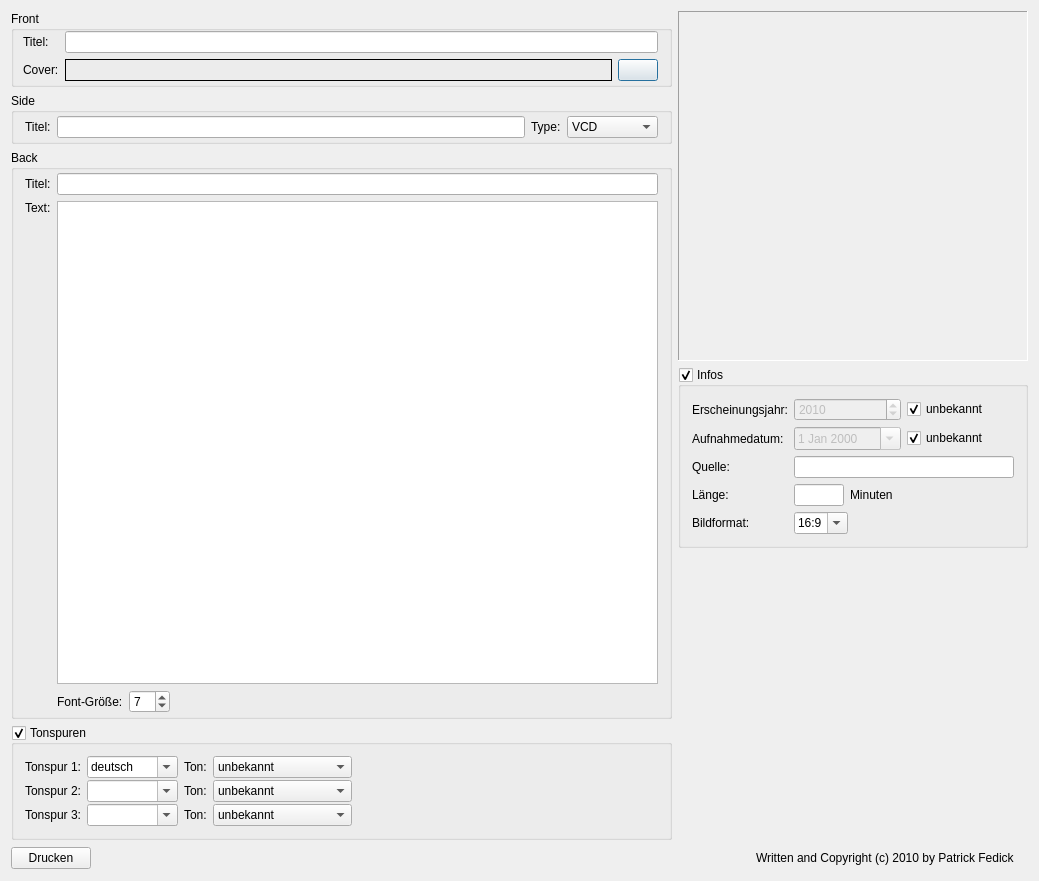
<?xml version="1.0" encoding="UTF-8"?>
<ui version="4.0">
 <class>CoverPrinterClass</class>
 <widget class="QDialog" name="CoverPrinterClass">
  <property name="geometry">
   <rect>
    <x>0</x>
    <y>0</y>
    <width>1039</width>
    <height>881</height>
   </rect>
  </property>
  <property name="acceptDrops">
   <bool>true</bool>
  </property>
  <property name="windowTitle">
   <string>WinMusik - CoverPrinter</string>
  </property>
  <property name="windowIcon">
   <iconset resource="../resources.qrc">
    <normaloff>:/cover/resources/coverdruck/coverprinter.png</normaloff>:/cover/resources/coverdruck/coverprinter.png</iconset>
  </property>
  <layout class="QVBoxLayout" name="verticalLayout">
   <item>
    <layout class="QHBoxLayout" name="horizontalLayout_2">
     <item>
      <layout class="QVBoxLayout">
       <item>
        <widget class="QGroupBox" name="groupBox">
         <property name="title">
          <string>Front</string>
         </property>
         <layout class="QGridLayout">
          <property name="leftMargin">
           <number>9</number>
          </property>
          <property name="topMargin">
           <number>0</number>
          </property>
          <property name="bottomMargin">
           <number>3</number>
          </property>
          <item row="0" column="0">
           <widget class="QLabel" name="label">
            <property name="text">
             <string>Titel:</string>
            </property>
           </widget>
          </item>
          <item row="0" column="1">
           <widget class="QLineEdit" name="front_title">
            <property name="acceptDrops">
             <bool>false</bool>
            </property>
            <property name="text">
             <string/>
            </property>
           </widget>
          </item>
          <item row="1" column="0">
           <widget class="QLabel" name="label_2">
            <property name="text">
             <string>Cover:</string>
            </property>
           </widget>
          </item>
          <item row="1" column="1">
           <layout class="QHBoxLayout">
            <item>
             <widget class="QLabel" name="cover_file">
              <property name="sizePolicy">
               <sizepolicy hsizetype="Expanding" vsizetype="Preferred">
                <horstretch>0</horstretch>
                <verstretch>0</verstretch>
               </sizepolicy>
              </property>
              <property name="frameShape">
               <enum>QFrame::Box</enum>
              </property>
              <property name="frameShadow">
               <enum>QFrame::Plain</enum>
              </property>
              <property name="text">
               <string/>
              </property>
             </widget>
            </item>
            <item>
             <widget class="QPushButton" name="loadcover">
              <property name="text">
               <string/>
              </property>
              <property name="icon">
               <iconset resource="../resources.qrc">
                <normaloff>:/icons/resources/folder-open-16.png</normaloff>:/icons/resources/folder-open-16.png</iconset>
              </property>
              <property name="iconSize">
               <size>
                <width>16</width>
                <height>16</height>
               </size>
              </property>
             </widget>
            </item>
           </layout>
          </item>
         </layout>
        </widget>
       </item>
       <item>
        <widget class="QGroupBox" name="groupBox_2">
         <property name="title">
          <string>Side</string>
         </property>
         <layout class="QHBoxLayout">
          <property name="topMargin">
           <number>3</number>
          </property>
          <property name="bottomMargin">
           <number>3</number>
          </property>
          <item>
           <widget class="QLabel" name="label_5">
            <property name="text">
             <string>Titel:</string>
            </property>
           </widget>
          </item>
          <item>
           <widget class="QLineEdit" name="side_title">
            <property name="acceptDrops">
             <bool>false</bool>
            </property>
            <property name="text">
             <string/>
            </property>
           </widget>
          </item>
          <item>
           <widget class="QLabel" name="label_6">
            <property name="text">
             <string>Type:</string>
            </property>
           </widget>
          </item>
          <item>
           <widget class="QComboBox" name="type">
            <property name="currentIndex">
             <number>0</number>
            </property>
            <property name="iconSize">
             <size>
              <width>60</width>
              <height>20</height>
             </size>
            </property>
            <item>
             <property name="text">
              <string>VCD</string>
             </property>
             <property name="icon">
              <iconset resource="../resources.qrc">
               <normaloff>:/cover/resources/coverdruck/type-vcd.png</normaloff>:/cover/resources/coverdruck/type-vcd.png</iconset>
             </property>
            </item>
            <item>
             <property name="text">
              <string>DVD Video</string>
             </property>
             <property name="icon">
              <iconset resource="../resources.qrc">
               <normaloff>:/cover/resources/coverdruck/type-dvd.png</normaloff>:/cover/resources/coverdruck/type-dvd.png</iconset>
             </property>
            </item>
            <item>
             <property name="text">
              <string>DVD 5.1</string>
             </property>
             <property name="icon">
              <iconset resource="../resources.qrc">
               <normaloff>:/cover/resources/coverdruck/type-dvd-5.1.png</normaloff>:/cover/resources/coverdruck/type-dvd-5.1.png</iconset>
             </property>
            </item>
            <item>
             <property name="text">
              <string>BluRay</string>
             </property>
             <property name="icon">
              <iconset resource="../resources.qrc">
               <normaloff>:/cover/resources/coverdruck/type-blueray.png</normaloff>:/cover/resources/coverdruck/type-blueray.png</iconset>
             </property>
            </item>
            <item>
             <property name="text">
              <string>DivX</string>
             </property>
             <property name="icon">
              <iconset resource="../resources.qrc">
               <normaloff>:/cover/resources/coverdruck/type-divx.png</normaloff>:/cover/resources/coverdruck/type-divx.png</iconset>
             </property>
            </item>
            <item>
             <property name="text">
              <string>XVid</string>
             </property>
             <property name="icon">
              <iconset resource="../resources.qrc">
               <normaloff>:/cover/resources/coverdruck/type-xvid.png</normaloff>:/cover/resources/coverdruck/type-xvid.png</iconset>
             </property>
            </item>
            <item>
             <property name="text">
              <string>DVD</string>
             </property>
             <property name="icon">
              <iconset resource="../resources.qrc">
               <normaloff>:/cover/resources/coverdruck/type-dvd2.png</normaloff>:/cover/resources/coverdruck/type-dvd2.png</iconset>
             </property>
            </item>
            <item>
             <property name="text">
              <string>CD</string>
             </property>
             <property name="icon">
              <iconset resource="../resources.qrc">
               <normaloff>:/cover/resources/coverdruck/type-cd.png</normaloff>:/cover/resources/coverdruck/type-cd.png</iconset>
             </property>
            </item>
           </widget>
          </item>
         </layout>
        </widget>
       </item>
       <item>
        <widget class="QGroupBox" name="groupBox_3">
         <property name="title">
          <string>Back</string>
         </property>
         <layout class="QGridLayout">
          <property name="topMargin">
           <number>3</number>
          </property>
          <property name="bottomMargin">
           <number>3</number>
          </property>
          <item row="0" column="0">
           <widget class="QLabel" name="label_3">
            <property name="text">
             <string>Titel:</string>
            </property>
           </widget>
          </item>
          <item row="0" column="1">
           <widget class="QLineEdit" name="back_title">
            <property name="acceptDrops">
             <bool>false</bool>
            </property>
            <property name="text">
             <string/>
            </property>
           </widget>
          </item>
          <item row="1" column="0">
           <widget class="QLabel" name="label_4">
            <property name="text">
             <string>Text:</string>
            </property>
            <property name="alignment">
             <set>Qt::AlignLeading|Qt::AlignLeft|Qt::AlignTop</set>
            </property>
           </widget>
          </item>
          <item row="1" column="1">
           <widget class="QTextEdit" name="back_text">
            <property name="acceptDrops">
             <bool>false</bool>
            </property>
            <property name="html">
             <string>&lt;!DOCTYPE HTML PUBLIC &quot;-//W3C//DTD HTML 4.0//EN&quot; &quot;http://www.w3.org/TR/REC-html40/strict.dtd&quot;&gt;
&lt;html&gt;&lt;head&gt;&lt;meta name=&quot;qrichtext&quot; content=&quot;1&quot; /&gt;&lt;style type=&quot;text/css&quot;&gt;
p, li { white-space: pre-wrap; }
&lt;/style&gt;&lt;/head&gt;&lt;body style=&quot; font-family:'MS Shell Dlg 2'; font-size:8.25pt; font-weight:400; font-style:normal;&quot;&gt;
&lt;p style=&quot;-qt-paragraph-type:empty; margin-top:0px; margin-bottom:0px; margin-left:0px; margin-right:0px; -qt-block-indent:0; text-indent:0px; font-family:'Bitstream Vera Sans'; font-size:9pt;&quot;&gt;&lt;/p&gt;&lt;/body&gt;&lt;/html&gt;</string>
            </property>
            <property name="acceptRichText">
             <bool>false</bool>
            </property>
           </widget>
          </item>
          <item row="3" column="1">
           <layout class="QHBoxLayout" name="horizontalLayout">
            <item>
             <widget class="QLabel" name="label_13">
              <property name="text">
               <string>Font-Größe:</string>
              </property>
             </widget>
            </item>
            <item>
             <widget class="QSpinBox" name="back_fontsize">
              <property name="minimum">
               <number>6</number>
              </property>
              <property name="maximum">
               <number>30</number>
              </property>
              <property name="value">
               <number>7</number>
              </property>
             </widget>
            </item>
            <item>
             <spacer name="horizontalSpacer">
              <property name="orientation">
               <enum>Qt::Horizontal</enum>
              </property>
              <property name="sizeHint" stdset="0">
               <size>
                <width>40</width>
                <height>20</height>
               </size>
              </property>
             </spacer>
            </item>
           </layout>
          </item>
         </layout>
        </widget>
       </item>
       <item>
        <widget class="QGroupBox" name="TonBox">
         <property name="minimumSize">
          <size>
           <width>0</width>
           <height>110</height>
          </size>
         </property>
         <property name="title">
          <string>Tonspuren</string>
         </property>
         <property name="checkable">
          <bool>true</bool>
         </property>
         <layout class="QGridLayout" name="gridLayout">
          <property name="verticalSpacing">
           <number>2</number>
          </property>
          <item row="0" column="0">
           <widget class="QLabel" name="label_7">
            <property name="text">
             <string>Tonspur 1:</string>
            </property>
           </widget>
          </item>
          <item row="0" column="1">
           <widget class="QComboBox" name="tonspur1">
            <property name="editable">
             <bool>true</bool>
            </property>
            <property name="currentIndex">
             <number>1</number>
            </property>
            <item>
             <property name="text">
              <string/>
             </property>
            </item>
            <item>
             <property name="text">
              <string>deutsch</string>
             </property>
            </item>
            <item>
             <property name="text">
              <string>englisch</string>
             </property>
            </item>
            <item>
             <property name="text">
              <string>französisch</string>
             </property>
            </item>
            <item>
             <property name="text">
              <string>italienisch</string>
             </property>
            </item>
           </widget>
          </item>
          <item row="0" column="2">
           <widget class="QLabel" name="label_10">
            <property name="text">
             <string>Ton:</string>
            </property>
           </widget>
          </item>
          <item row="0" column="3">
           <widget class="QComboBox" name="ton1">
            <property name="currentIndex">
             <number>0</number>
            </property>
            <property name="iconSize">
             <size>
              <width>60</width>
              <height>15</height>
             </size>
            </property>
            <item>
             <property name="text">
              <string>unbekannt</string>
             </property>
             <property name="icon">
              <iconset resource="../resources.qrc">
               <normaloff>:/channels/resources/sound-unknown.png</normaloff>:/channels/resources/sound-unknown.png</iconset>
             </property>
            </item>
            <item>
             <property name="text">
              <string>Mono</string>
             </property>
             <property name="icon">
              <iconset resource="../resources.qrc">
               <normaloff>:/channels/resources/sound-mono.png</normaloff>:/channels/resources/sound-mono.png</iconset>
             </property>
            </item>
            <item>
             <property name="text">
              <string>Stereo</string>
             </property>
             <property name="icon">
              <iconset resource="../resources.qrc">
               <normaloff>:/channels/resources/sound-stereo.png</normaloff>:/channels/resources/sound-stereo.png</iconset>
             </property>
            </item>
            <item>
             <property name="text">
              <string>Dolby Surround</string>
             </property>
             <property name="icon">
              <iconset resource="../resources.qrc">
               <normaloff>:/channels/resources/sound-dolby-surround.png</normaloff>:/channels/resources/sound-dolby-surround.png</iconset>
             </property>
            </item>
            <item>
             <property name="text">
              <string>Dolby Digital Mono</string>
             </property>
             <property name="icon">
              <iconset resource="../resources.qrc">
               <normaloff>:/channels/resources/sound-dolbydigital-1.0.png</normaloff>:/channels/resources/sound-dolbydigital-1.0.png</iconset>
             </property>
            </item>
            <item>
             <property name="text">
              <string>Dolby Digital 2.0</string>
             </property>
             <property name="icon">
              <iconset resource="../resources.qrc">
               <normaloff>:/channels/resources/sound-dolbydigital-2.0.png</normaloff>:/channels/resources/sound-dolbydigital-2.0.png</iconset>
             </property>
            </item>
            <item>
             <property name="text">
              <string>Dolby Digital 5.1</string>
             </property>
             <property name="icon">
              <iconset resource="../resources.qrc">
               <normaloff>:/channels/resources/sound-dolbydigital-5.1.png</normaloff>:/channels/resources/sound-dolbydigital-5.1.png</iconset>
             </property>
            </item>
            <item>
             <property name="text">
              <string>Dolby Digital 5.1 EX</string>
             </property>
             <property name="icon">
              <iconset resource="../resources.qrc">
               <normaloff>:/channels/resources/sound-dolbydigital-5.1ex.png</normaloff>:/channels/resources/sound-dolbydigital-5.1ex.png</iconset>
             </property>
            </item>
            <item>
             <property name="text">
              <string>DTS 5.1</string>
             </property>
             <property name="icon">
              <iconset resource="../resources.qrc">
               <normaloff>:/channels/resources/sound-dts-5.1.png</normaloff>:/channels/resources/sound-dts-5.1.png</iconset>
             </property>
            </item>
           </widget>
          </item>
          <item row="0" column="4">
           <spacer name="horizontalSpacer_2">
            <property name="orientation">
             <enum>Qt::Horizontal</enum>
            </property>
            <property name="sizeHint" stdset="0">
             <size>
              <width>40</width>
              <height>20</height>
             </size>
            </property>
           </spacer>
          </item>
          <item row="1" column="0">
           <widget class="QLabel" name="label_8">
            <property name="text">
             <string>Tonspur 2:</string>
            </property>
           </widget>
          </item>
          <item row="1" column="1">
           <widget class="QComboBox" name="tonspur2">
            <property name="editable">
             <bool>true</bool>
            </property>
            <property name="currentIndex">
             <number>0</number>
            </property>
            <item>
             <property name="text">
              <string/>
             </property>
            </item>
            <item>
             <property name="text">
              <string>deutsch</string>
             </property>
            </item>
            <item>
             <property name="text">
              <string>englisch</string>
             </property>
            </item>
            <item>
             <property name="text">
              <string>französisch</string>
             </property>
            </item>
            <item>
             <property name="text">
              <string>italienisch</string>
             </property>
            </item>
           </widget>
          </item>
          <item row="1" column="2">
           <widget class="QLabel" name="label_11">
            <property name="text">
             <string>Ton:</string>
            </property>
           </widget>
          </item>
          <item row="1" column="3">
           <widget class="QComboBox" name="ton2">
            <property name="currentIndex">
             <number>0</number>
            </property>
            <property name="iconSize">
             <size>
              <width>60</width>
              <height>15</height>
             </size>
            </property>
            <item>
             <property name="text">
              <string>unbekannt</string>
             </property>
             <property name="icon">
              <iconset resource="../resources.qrc">
               <normaloff>:/channels/resources/sound-unknown.png</normaloff>:/channels/resources/sound-unknown.png</iconset>
             </property>
            </item>
            <item>
             <property name="text">
              <string>Mono</string>
             </property>
             <property name="icon">
              <iconset resource="../resources.qrc">
               <normaloff>:/channels/resources/sound-mono.png</normaloff>:/channels/resources/sound-mono.png</iconset>
             </property>
            </item>
            <item>
             <property name="text">
              <string>Stereo</string>
             </property>
             <property name="icon">
              <iconset resource="../resources.qrc">
               <normaloff>:/channels/resources/sound-stereo.png</normaloff>:/channels/resources/sound-stereo.png</iconset>
             </property>
            </item>
            <item>
             <property name="text">
              <string>Dolby Surround</string>
             </property>
             <property name="icon">
              <iconset resource="../resources.qrc">
               <normaloff>:/channels/resources/sound-dolby-surround.png</normaloff>:/channels/resources/sound-dolby-surround.png</iconset>
             </property>
            </item>
            <item>
             <property name="text">
              <string>Dolby Digital Mono</string>
             </property>
             <property name="icon">
              <iconset resource="../resources.qrc">
               <normaloff>:/channels/resources/sound-dolbydigital-1.0.png</normaloff>:/channels/resources/sound-dolbydigital-1.0.png</iconset>
             </property>
            </item>
            <item>
             <property name="text">
              <string>Dolby Digital 2.0</string>
             </property>
             <property name="icon">
              <iconset resource="../resources.qrc">
               <normaloff>:/channels/resources/sound-dolbydigital-2.0.png</normaloff>:/channels/resources/sound-dolbydigital-2.0.png</iconset>
             </property>
            </item>
            <item>
             <property name="text">
              <string>Dolby Digital 5.1</string>
             </property>
             <property name="icon">
              <iconset resource="../resources.qrc">
               <normaloff>:/channels/resources/sound-dolbydigital-5.1.png</normaloff>:/channels/resources/sound-dolbydigital-5.1.png</iconset>
             </property>
            </item>
            <item>
             <property name="text">
              <string>Dolby Digital 5.1 EX</string>
             </property>
             <property name="icon">
              <iconset resource="../resources.qrc">
               <normaloff>:/channels/resources/sound-dolbydigital-5.1ex.png</normaloff>:/channels/resources/sound-dolbydigital-5.1ex.png</iconset>
             </property>
            </item>
            <item>
             <property name="text">
              <string>DTS 5.1</string>
             </property>
             <property name="icon">
              <iconset resource="../resources.qrc">
               <normaloff>:/channels/resources/sound-dts-5.1.png</normaloff>:/channels/resources/sound-dts-5.1.png</iconset>
             </property>
            </item>
           </widget>
          </item>
          <item row="2" column="0">
           <widget class="QLabel" name="label_9">
            <property name="text">
             <string>Tonspur 3:</string>
            </property>
           </widget>
          </item>
          <item row="2" column="1">
           <widget class="QComboBox" name="tonspur3">
            <property name="editable">
             <bool>true</bool>
            </property>
            <property name="currentIndex">
             <number>0</number>
            </property>
            <item>
             <property name="text">
              <string/>
             </property>
            </item>
            <item>
             <property name="text">
              <string>deutsch</string>
             </property>
            </item>
            <item>
             <property name="text">
              <string>englisch</string>
             </property>
            </item>
            <item>
             <property name="text">
              <string>französisch</string>
             </property>
            </item>
            <item>
             <property name="text">
              <string>italienisch</string>
             </property>
            </item>
           </widget>
          </item>
          <item row="2" column="2">
           <widget class="QLabel" name="label_12">
            <property name="text">
             <string>Ton:</string>
            </property>
           </widget>
          </item>
          <item row="2" column="3">
           <widget class="QComboBox" name="ton3">
            <property name="currentIndex">
             <number>0</number>
            </property>
            <property name="iconSize">
             <size>
              <width>60</width>
              <height>15</height>
             </size>
            </property>
            <item>
             <property name="text">
              <string>unbekannt</string>
             </property>
             <property name="icon">
              <iconset resource="../resources.qrc">
               <normaloff>:/channels/resources/sound-unknown.png</normaloff>:/channels/resources/sound-unknown.png</iconset>
             </property>
            </item>
            <item>
             <property name="text">
              <string>Mono</string>
             </property>
             <property name="icon">
              <iconset resource="../resources.qrc">
               <normaloff>:/channels/resources/sound-mono.png</normaloff>:/channels/resources/sound-mono.png</iconset>
             </property>
            </item>
            <item>
             <property name="text">
              <string>Stereo</string>
             </property>
             <property name="icon">
              <iconset resource="../resources.qrc">
               <normaloff>:/channels/resources/sound-stereo.png</normaloff>:/channels/resources/sound-stereo.png</iconset>
             </property>
            </item>
            <item>
             <property name="text">
              <string>Dolby Surround</string>
             </property>
             <property name="icon">
              <iconset resource="../resources.qrc">
               <normaloff>:/channels/resources/sound-dolby-surround.png</normaloff>:/channels/resources/sound-dolby-surround.png</iconset>
             </property>
            </item>
            <item>
             <property name="text">
              <string>Dolby Digital Mono</string>
             </property>
             <property name="icon">
              <iconset resource="../resources.qrc">
               <normaloff>:/channels/resources/sound-dolbydigital-1.0.png</normaloff>:/channels/resources/sound-dolbydigital-1.0.png</iconset>
             </property>
            </item>
            <item>
             <property name="text">
              <string>Dolby Digital 2.0</string>
             </property>
             <property name="icon">
              <iconset resource="../resources.qrc">
               <normaloff>:/channels/resources/sound-dolbydigital-2.0.png</normaloff>:/channels/resources/sound-dolbydigital-2.0.png</iconset>
             </property>
            </item>
            <item>
             <property name="text">
              <string>Dolby Digital 5.1</string>
             </property>
             <property name="icon">
              <iconset resource="../resources.qrc">
               <normaloff>:/channels/resources/sound-dolbydigital-5.1.png</normaloff>:/channels/resources/sound-dolbydigital-5.1.png</iconset>
             </property>
            </item>
            <item>
             <property name="text">
              <string>Dolby Digital 5.1 EX</string>
             </property>
             <property name="icon">
              <iconset resource="../resources.qrc">
               <normaloff>:/channels/resources/sound-dolbydigital-5.1ex.png</normaloff>:/channels/resources/sound-dolbydigital-5.1ex.png</iconset>
             </property>
            </item>
            <item>
             <property name="text">
              <string>DTS 5.1</string>
             </property>
             <property name="icon">
              <iconset resource="../resources.qrc">
               <normaloff>:/channels/resources/sound-dts-5.1.png</normaloff>:/channels/resources/sound-dts-5.1.png</iconset>
             </property>
            </item>
           </widget>
          </item>
         </layout>
        </widget>
       </item>
      </layout>
     </item>
     <item>
      <layout class="QVBoxLayout">
       <item>
        <widget class="QLabel" name="cover">
         <property name="sizePolicy">
          <sizepolicy hsizetype="Fixed" vsizetype="Preferred">
           <horstretch>0</horstretch>
           <verstretch>0</verstretch>
          </sizepolicy>
         </property>
         <property name="minimumSize">
          <size>
           <width>350</width>
           <height>350</height>
          </size>
         </property>
         <property name="maximumSize">
          <size>
           <width>350</width>
           <height>350</height>
          </size>
         </property>
         <property name="acceptDrops">
          <bool>true</bool>
         </property>
         <property name="frameShape">
          <enum>QFrame::Panel</enum>
         </property>
         <property name="frameShadow">
          <enum>QFrame::Sunken</enum>
         </property>
         <property name="text">
          <string/>
         </property>
         <property name="scaledContents">
          <bool>true</bool>
         </property>
         <property name="alignment">
          <set>Qt::AlignLeading|Qt::AlignLeft|Qt::AlignTop</set>
         </property>
        </widget>
       </item>
       <item>
        <widget class="QGroupBox" name="InfoBox">
         <property name="sizePolicy">
          <sizepolicy hsizetype="Fixed" vsizetype="Preferred">
           <horstretch>0</horstretch>
           <verstretch>0</verstretch>
          </sizepolicy>
         </property>
         <property name="maximumSize">
          <size>
           <width>350</width>
           <height>16777215</height>
          </size>
         </property>
         <property name="title">
          <string>Infos</string>
         </property>
         <property name="flat">
          <bool>false</bool>
         </property>
         <property name="checkable">
          <bool>true</bool>
         </property>
         <layout class="QVBoxLayout">
          <item>
           <layout class="QGridLayout">
            <item row="0" column="0">
             <widget class="QLabel" name="label_19">
              <property name="text">
               <string>Erscheinungsjahr:</string>
              </property>
             </widget>
            </item>
            <item row="0" column="1">
             <layout class="QHBoxLayout">
              <item>
               <widget class="QDateEdit" name="erscheinungsjahr">
                <property name="enabled">
                 <bool>false</bool>
                </property>
                <property name="dateTime">
                 <datetime>
                  <hour>0</hour>
                  <minute>0</minute>
                  <second>0</second>
                  <year>2010</year>
                  <month>1</month>
                  <day>1</day>
                 </datetime>
                </property>
                <property name="displayFormat">
                 <string>yyyy</string>
                </property>
                <property name="calendarPopup">
                 <bool>false</bool>
                </property>
               </widget>
              </item>
              <item>
               <widget class="QCheckBox" name="unbekannt1">
                <property name="text">
                 <string>unbekannt</string>
                </property>
                <property name="checked">
                 <bool>true</bool>
                </property>
               </widget>
              </item>
             </layout>
            </item>
            <item row="1" column="0">
             <widget class="QLabel" name="label_20">
              <property name="text">
               <string>Aufnahmedatum:</string>
              </property>
             </widget>
            </item>
            <item row="1" column="1">
             <layout class="QHBoxLayout">
              <item>
               <widget class="QDateEdit" name="aufnahmedatum">
                <property name="enabled">
                 <bool>false</bool>
                </property>
                <property name="calendarPopup">
                 <bool>true</bool>
                </property>
               </widget>
              </item>
              <item>
               <widget class="QCheckBox" name="unbekannt2">
                <property name="text">
                 <string>unbekannt</string>
                </property>
                <property name="checked">
                 <bool>true</bool>
                </property>
               </widget>
              </item>
             </layout>
            </item>
            <item row="2" column="0">
             <widget class="QLabel" name="label_21">
              <property name="text">
               <string>Quelle:</string>
              </property>
             </widget>
            </item>
            <item row="2" column="1">
             <widget class="QLineEdit" name="quelle">
              <property name="text">
               <string/>
              </property>
             </widget>
            </item>
            <item row="3" column="0">
             <widget class="QLabel" name="label_22">
              <property name="text">
               <string>Länge:</string>
              </property>
             </widget>
            </item>
            <item row="3" column="1">
             <layout class="QHBoxLayout">
              <item>
               <widget class="QLineEdit" name="laenge">
                <property name="maximumSize">
                 <size>
                  <width>50</width>
                  <height>16777215</height>
                 </size>
                </property>
               </widget>
              </item>
              <item>
               <widget class="QLabel" name="label_23">
                <property name="text">
                 <string>Minuten</string>
                </property>
               </widget>
              </item>
              <item>
               <spacer>
                <property name="orientation">
                 <enum>Qt::Horizontal</enum>
                </property>
                <property name="sizeHint" stdset="0">
                 <size>
                  <width>40</width>
                  <height>20</height>
                 </size>
                </property>
               </spacer>
              </item>
             </layout>
            </item>
            <item row="4" column="0">
             <widget class="QLabel" name="label_24">
              <property name="text">
               <string>Bildformat:</string>
              </property>
             </widget>
            </item>
            <item row="4" column="1">
             <layout class="QHBoxLayout">
              <item>
               <widget class="QComboBox" name="bildformat">
                <property name="editable">
                 <bool>true</bool>
                </property>
                <property name="currentIndex">
                 <number>1</number>
                </property>
                <item>
                 <property name="text">
                  <string>4:3</string>
                 </property>
                </item>
                <item>
                 <property name="text">
                  <string>16:9</string>
                 </property>
                </item>
               </widget>
              </item>
              <item>
               <spacer>
                <property name="orientation">
                 <enum>Qt::Horizontal</enum>
                </property>
                <property name="sizeHint" stdset="0">
                 <size>
                  <width>40</width>
                  <height>20</height>
                 </size>
                </property>
               </spacer>
              </item>
             </layout>
            </item>
           </layout>
          </item>
         </layout>
        </widget>
       </item>
       <item>
        <spacer>
         <property name="orientation">
          <enum>Qt::Vertical</enum>
         </property>
         <property name="sizeHint" stdset="0">
          <size>
           <width>20</width>
           <height>20</height>
          </size>
         </property>
        </spacer>
       </item>
      </layout>
     </item>
    </layout>
   </item>
   <item>
    <layout class="QHBoxLayout" name="horizontalLayout_3">
     <item>
      <widget class="QPushButton" name="printOptions">
       <property name="text">
        <string>Drucken</string>
       </property>
       <property name="icon">
        <iconset resource="../resources.qrc">
         <normaloff>:/icons/resources/printer16.png</normaloff>:/icons/resources/printer16.png</iconset>
       </property>
      </widget>
     </item>
     <item>
      <spacer>
       <property name="orientation">
        <enum>Qt::Horizontal</enum>
       </property>
       <property name="sizeHint" stdset="0">
        <size>
         <width>278</width>
         <height>24</height>
        </size>
       </property>
      </spacer>
     </item>
     <item>
      <widget class="QLabel" name="label_15">
       <property name="text">
        <string>Written and Copyright (c) 2010 by Patrick Fedick</string>
       </property>
      </widget>
     </item>
     <item>
      <widget class="QLabel" name="label_14">
       <property name="text">
        <string/>
       </property>
       <property name="pixmap">
        <pixmap resource="../resources.qrc">:/other/resources/pfp-logo-48x25.png</pixmap>
       </property>
       <property name="scaledContents">
        <bool>false</bool>
       </property>
      </widget>
     </item>
    </layout>
   </item>
  </layout>
  <zorder></zorder>
  <zorder></zorder>
 </widget>
 <layoutdefault spacing="6" margin="11"/>
 <resources>
  <include location="../resources.qrc"/>
  <include location="../resources.qrc"/>
 </resources>
 <connections/>
</ui>
